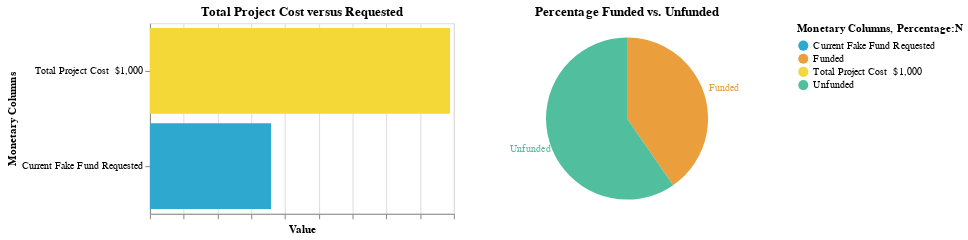

Write notebook code for a chart like this one.
### Code cell
requested_bar_chart | funding_pie_chart

### Figure 1 — Vega-Lite specification as saved in the notebook (floating-point values rounded to 4 significant figures)
{"config": {"view": {"continuousWidth": 400, "continuousHeight": 300}}, "hconcat": [{"data": {"name": "data-c63e56a1eeb1a56f4239b74d7894b79f"}, "mark": "bar", "encoding": {"color": {"field": "Monetary Columns", "legend": {"title": "Monetary Columns"}, "scale": {"range": ["#2EA8CE", "#EB9F3C", "#F4D837", "#51BF9D", "#8CBCCB", "#9487C0"]}, "type": "nominal"}, "tooltip": [{"field": "Total", "type": "nominal"}], "x": {"axis": {"labels": false}, "field": "Value", "title": "Value", "type": "quantitative"}, "y": {"field": "Monetary Columns", "sort": "-x", "title": "Monetary Columns", "type": "nominal"}}, "height": 188, "title": "Total Project Cost versus Requested", "width": 300}, {"layer": [{"mark": {"type": "arc", "outerRadius": 80}, "encoding": {"color": {"field": "Percentage", "legend": {"title": "Percentage:N"}, "scale": {"range": ["#2EA8CE", "#EB9F3C", "#F4D837", "#51BF9D", "#8CBCCB", "#9487C0"]}, "type": "nominal"}, "theta": {"field": "Value", "stack": true, "type": "quantitative"}, "tooltip": [{"field": "Percentage", "type": "nominal"}, {"field": "Value", "type": "quantitative"}]}, "title": "Percentage Funded vs. Unfunded"}, {"mark": {"type": "text", "radius": 100, "size": 10}, "encoding": {"color": {"field": "Percentage", "legend": {"title": "Percentage:N"}, "scale": {"range": ["#2EA8CE", "#EB9F3C", "#F4D837", "#51BF9D", "#8CBCCB", "#9487C0"]}, "type": "nominal"}, "text": {"field": "Percentage", "type": "nominal"}, "theta": {"field": "Value", "stack": true, "type": "quantitative"}, "tooltip": [{"field": "Percentage", "type": "nominal"}, {"field": "Value", "type": "quantitative"}]}, "title": "Percentage Funded vs. Unfunded"}], "data": {"name": "data-c7b7db6a43e921cc40191795b8485e1e"}, "height": 188, "width": 300}], "$schema": "https://vega.github.io/schema/vega-lite/v4.17.0.json", "datasets": {"data-c63e56a1eeb1a56f4239b74d7894b79f": [{"Monetary Columns": "Total Project Cost  $1,000 ", "Value": 888888, "Total": "$888,888.00"}, {"Monetary Columns": "Current Fake Fund Requested", "Value": 358900.0, "Total": "$358,869.59"}], "data-c7b7db6a43e921cc40191795b8485e1e": [{"Percentage": "Funded", "Value": 0.4037}, {"Percentage": "Unfunded", "Value": 0.5963}]}}
